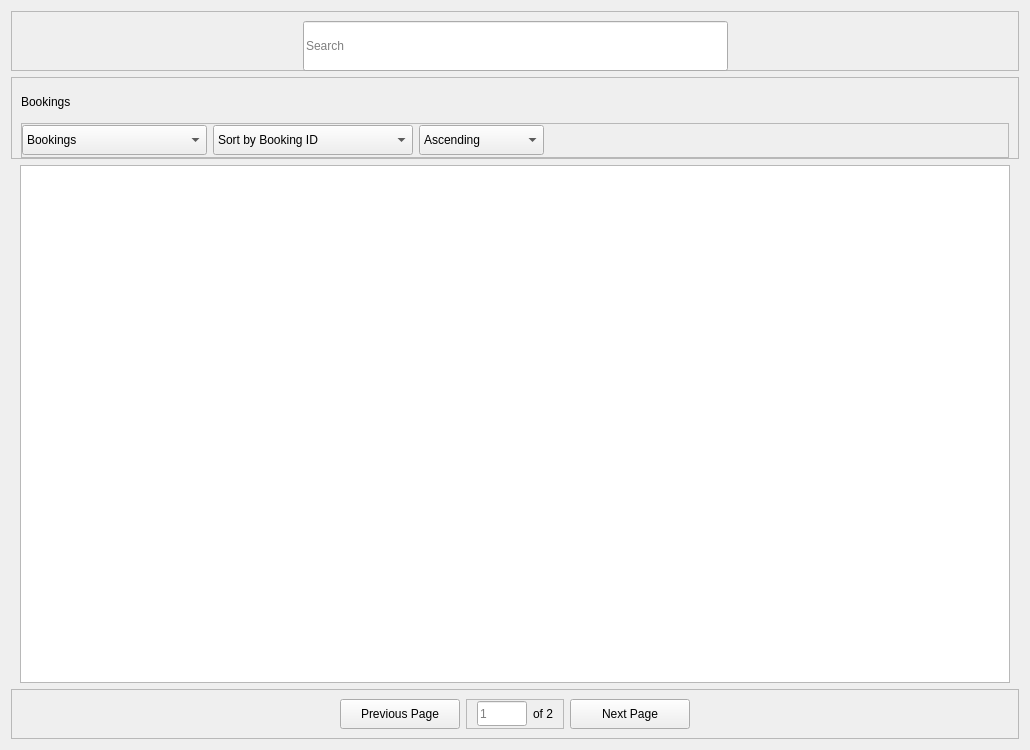
<?xml version="1.0" encoding="UTF-8"?>
<ui version="4.0">
 <class>Widget</class>
 <widget class="QWidget" name="Widget">
  <property name="geometry">
   <rect>
    <x>0</x>
    <y>0</y>
    <width>1030</width>
    <height>750</height>
   </rect>
  </property>
  <property name="minimumSize">
   <size>
    <width>1030</width>
    <height>750</height>
   </size>
  </property>
  <property name="windowTitle">
   <string>Form</string>
  </property>
  <layout class="QGridLayout" name="gridLayout">
   <property name="verticalSpacing">
    <number>6</number>
   </property>
   <item row="1" column="0">
    <widget class="QFrame" name="booking_label_and_actions_frame">
     <property name="minimumSize">
      <size>
       <width>0</width>
       <height>50</height>
      </size>
     </property>
     <property name="frameShape">
      <enum>QFrame::StyledPanel</enum>
     </property>
     <property name="frameShadow">
      <enum>QFrame::Raised</enum>
     </property>
     <layout class="QGridLayout" name="gridLayout_4">
      <property name="topMargin">
       <number>9</number>
      </property>
      <property name="bottomMargin">
       <number>0</number>
      </property>
      <item row="0" column="0">
       <widget class="QLabel" name="bookings_label">
        <property name="minimumSize">
         <size>
          <width>0</width>
          <height>30</height>
         </size>
        </property>
        <property name="text">
         <string>Bookings</string>
        </property>
       </widget>
      </item>
      <item row="1" column="0" rowspan="2" colspan="3">
       <widget class="QFrame" name="actions_frame">
        <property name="minimumSize">
         <size>
          <width>20</width>
          <height>35</height>
         </size>
        </property>
        <property name="frameShape">
         <enum>QFrame::StyledPanel</enum>
        </property>
        <property name="frameShadow">
         <enum>QFrame::Raised</enum>
        </property>
        <layout class="QGridLayout" name="gridLayout_7">
         <property name="leftMargin">
          <number>0</number>
         </property>
         <property name="topMargin">
          <number>0</number>
         </property>
         <property name="rightMargin">
          <number>0</number>
         </property>
         <property name="bottomMargin">
          <number>0</number>
         </property>
         <item row="1" column="3">
          <spacer name="hs_3">
           <property name="orientation">
            <enum>Qt::Horizontal</enum>
           </property>
           <property name="sizeHint" stdset="0">
            <size>
             <width>40</width>
             <height>20</height>
            </size>
           </property>
          </spacer>
         </item>
         <item row="1" column="0">
          <widget class="QComboBox" name="view_type_combobox">
           <property name="minimumSize">
            <size>
             <width>185</width>
             <height>30</height>
            </size>
           </property>
           <property name="cursor">
            <cursorShape>PointingHandCursor</cursorShape>
           </property>
           <item>
            <property name="text">
             <string>Bookings</string>
            </property>
           </item>
           <item>
            <property name="text">
             <string>Past Bookings</string>
            </property>
           </item>
           <item>
            <property name="text">
             <string>All</string>
            </property>
           </item>
          </widget>
         </item>
         <item row="1" column="1">
          <widget class="QComboBox" name="sort_by_combobox">
           <property name="minimumSize">
            <size>
             <width>200</width>
             <height>30</height>
            </size>
           </property>
           <property name="cursor">
            <cursorShape>PointingHandCursor</cursorShape>
           </property>
           <item>
            <property name="text">
             <string>Sort by Booking ID</string>
            </property>
           </item>
           <item>
            <property name="text">
             <string>Sort by Name</string>
            </property>
           </item>
           <item>
            <property name="text">
             <string>Sort by Room No.</string>
            </property>
           </item>
           <item>
            <property name="text">
             <string>Sort by Room Type</string>
            </property>
           </item>
           <item>
            <property name="text">
             <string>Sort by Check-In Date</string>
            </property>
           </item>
           <item>
            <property name="text">
             <string>Sort by Check-Out Date</string>
            </property>
           </item>
          </widget>
         </item>
         <item row="1" column="2">
          <widget class="QComboBox" name="sort_type_combobox">
           <property name="minimumSize">
            <size>
             <width>125</width>
             <height>30</height>
            </size>
           </property>
           <property name="cursor">
            <cursorShape>PointingHandCursor</cursorShape>
           </property>
           <item>
            <property name="text">
             <string>Ascending</string>
            </property>
           </item>
           <item>
            <property name="text">
             <string>Descending</string>
            </property>
           </item>
          </widget>
         </item>
        </layout>
       </widget>
      </item>
     </layout>
    </widget>
   </item>
   <item row="0" column="0">
    <widget class="QFrame" name="search_bar_frame">
     <property name="minimumSize">
      <size>
       <width>0</width>
       <height>60</height>
      </size>
     </property>
     <property name="maximumSize">
      <size>
       <width>16777215</width>
       <height>60</height>
      </size>
     </property>
     <property name="frameShape">
      <enum>QFrame::StyledPanel</enum>
     </property>
     <property name="frameShadow">
      <enum>QFrame::Raised</enum>
     </property>
     <layout class="QGridLayout" name="gridLayout_3">
      <property name="leftMargin">
       <number>0</number>
      </property>
      <property name="rightMargin">
       <number>0</number>
      </property>
      <property name="spacing">
       <number>0</number>
      </property>
      <item row="0" column="0">
       <spacer name="hs_1">
        <property name="orientation">
         <enum>Qt::Horizontal</enum>
        </property>
        <property name="sizeHint" stdset="0">
         <size>
          <width>40</width>
          <height>20</height>
         </size>
        </property>
       </spacer>
      </item>
      <item row="0" column="1">
       <widget class="QLineEdit" name="search_lineedit">
        <property name="minimumSize">
         <size>
          <width>425</width>
          <height>50</height>
         </size>
        </property>
        <property name="readOnly">
         <bool>false</bool>
        </property>
        <property name="placeholderText">
         <string>Search</string>
        </property>
       </widget>
      </item>
      <item row="0" column="2">
       <spacer name="hs_2">
        <property name="orientation">
         <enum>Qt::Horizontal</enum>
        </property>
        <property name="sizeHint" stdset="0">
         <size>
          <width>40</width>
          <height>20</height>
         </size>
        </property>
       </spacer>
      </item>
     </layout>
    </widget>
   </item>
   <item row="3" column="0">
    <widget class="QFrame" name="page_buttons_frame">
     <property name="minimumSize">
      <size>
       <width>0</width>
       <height>50</height>
      </size>
     </property>
     <property name="frameShape">
      <enum>QFrame::StyledPanel</enum>
     </property>
     <property name="frameShadow">
      <enum>QFrame::Raised</enum>
     </property>
     <layout class="QGridLayout" name="gridLayout_5">
      <item row="0" column="0">
       <spacer name="hs_4">
        <property name="orientation">
         <enum>Qt::Horizontal</enum>
        </property>
        <property name="sizeHint" stdset="0">
         <size>
          <width>40</width>
          <height>20</height>
         </size>
        </property>
       </spacer>
      </item>
      <item row="0" column="4">
       <spacer name="hs_5">
        <property name="orientation">
         <enum>Qt::Horizontal</enum>
        </property>
        <property name="sizeHint" stdset="0">
         <size>
          <width>40</width>
          <height>20</height>
         </size>
        </property>
       </spacer>
      </item>
      <item row="0" column="3">
       <widget class="QPushButton" name="next_page_button">
        <property name="minimumSize">
         <size>
          <width>120</width>
          <height>30</height>
         </size>
        </property>
        <property name="cursor">
         <cursorShape>PointingHandCursor</cursorShape>
        </property>
        <property name="text">
         <string>Next Page</string>
        </property>
       </widget>
      </item>
      <item row="0" column="1">
       <widget class="QPushButton" name="previous_page_button">
        <property name="minimumSize">
         <size>
          <width>120</width>
          <height>30</height>
         </size>
        </property>
        <property name="cursor">
         <cursorShape>PointingHandCursor</cursorShape>
        </property>
        <property name="text">
         <string>Previous Page</string>
        </property>
       </widget>
      </item>
      <item row="0" column="2">
       <widget class="QFrame" name="page_number_frame">
        <property name="frameShape">
         <enum>QFrame::StyledPanel</enum>
        </property>
        <property name="frameShadow">
         <enum>QFrame::Raised</enum>
        </property>
        <layout class="QGridLayout" name="gridLayout_6">
         <property name="leftMargin">
          <number>10</number>
         </property>
         <property name="topMargin">
          <number>0</number>
         </property>
         <property name="rightMargin">
          <number>10</number>
         </property>
         <property name="bottomMargin">
          <number>0</number>
         </property>
         <item row="0" column="0">
          <widget class="QLineEdit" name="page_number_lineedit">
           <property name="sizePolicy">
            <sizepolicy hsizetype="Preferred" vsizetype="Fixed">
             <horstretch>0</horstretch>
             <verstretch>0</verstretch>
            </sizepolicy>
           </property>
           <property name="minimumSize">
            <size>
             <width>50</width>
             <height>25</height>
            </size>
           </property>
           <property name="maximumSize">
            <size>
             <width>50</width>
             <height>16777215</height>
            </size>
           </property>
           <property name="text">
            <string/>
           </property>
           <property name="placeholderText">
            <string>1</string>
           </property>
          </widget>
         </item>
         <item row="0" column="1">
          <widget class="QLabel" name="of_page_number_label">
           <property name="minimumSize">
            <size>
             <width>20</width>
             <height>0</height>
            </size>
           </property>
           <property name="text">
            <string>of 2</string>
           </property>
          </widget>
         </item>
        </layout>
       </widget>
      </item>
     </layout>
    </widget>
   </item>
   <item row="2" column="0">
    <widget class="QFrame" name="bookings_table_view_frame">
     <property name="frameShape">
      <enum>QFrame::NoFrame</enum>
     </property>
     <property name="frameShadow">
      <enum>QFrame::Raised</enum>
     </property>
     <layout class="QGridLayout" name="gridLayout_2">
      <property name="topMargin">
       <number>0</number>
      </property>
      <property name="bottomMargin">
       <number>0</number>
      </property>
      <item row="0" column="0">
       <widget class="QTableView" name="bookings_table_view">
        <property name="showGrid">
         <bool>false</bool>
        </property>
        <attribute name="horizontalHeaderMinimumSectionSize">
         <number>15</number>
        </attribute>
        <attribute name="verticalHeaderVisible">
         <bool>false</bool>
        </attribute>
       </widget>
      </item>
     </layout>
    </widget>
   </item>
  </layout>
 </widget>
 <resources/>
 <connections/>
</ui>
